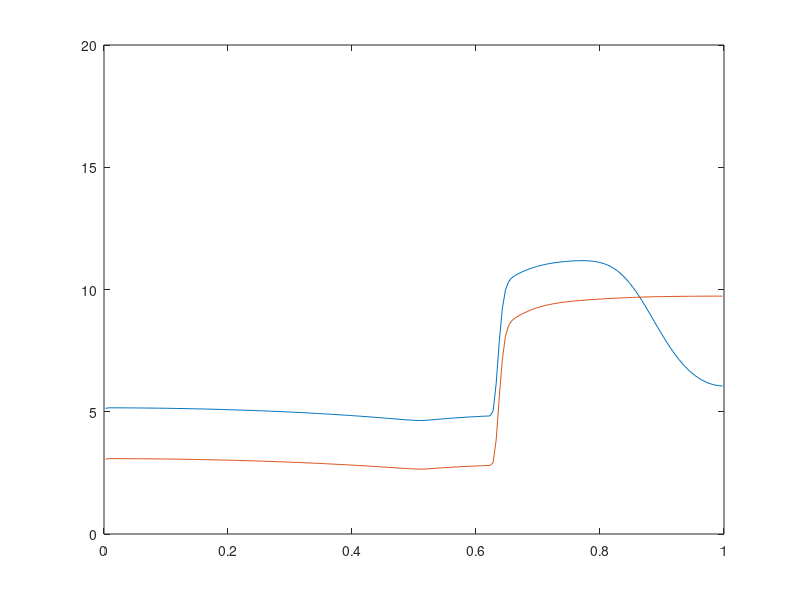

This figure's MATLAB source:
clear all;

% Reseni smisene ulohy pro Eulerovy rovnice
%   rho_t + (rho u)_x = 0
%   (rho u)_t + (rho u^2 + p)_x = 0
%   (rho E)_t + [u (rho E + p)]_x = 0
%
%   p = (kappa-1) * rho * (E - u^2/2)
%
%   rovnice resime ve tvaru W_t + F(W)_x = 0, kde
%   W = [rho, m, e], F(W) = [rho u, rho u^2 + p, u (rho E + p)] 
%   kde m = rho u, e = rho E 
%
%   Na krajich intervalu predpokladam pevne steny
%
kappa = 1.4;

% Delka intervalu a pocet bunek
L = 1;
n = 200;

dx = L / n;
x = dx/2:dx:(L-dx/2);

W(1:3,1:n)  = 0;

% Pocatecni podminka
for i = 1:n
  if (x(i)<0.5)
    W(1:3,i) = [ 12; 0; 1e6/(kappa-1) ];
  else
    W(1:3,i) = [ 1.2; 0; 1e5/(kappa-1) ];
  end
end

plot(x, W(1,:)); axis([0 1 0 20]);
disp("Stiskni enter pro pokracovani"); pause;
t = 0;

for iter = 1:(4*n)
    
  rho = W(1,:);
  u   = W(2,:) ./ rho;
  E   = W(3,:) ./ rho;

  p = (kappa-1) * rho .* (E - 0.5*u.*u);
  a = sqrt(kappa * p ./ rho);

  FF(1,:) = rho .* u;
  FF(2,:) = rho .* u.^2 + p;
  FF(3,:) = u .* (rho .* E + p);

  % Vypocet spektralniho polomeru jakobianu
  sigma = abs(u) + a;
  %
  
  dt = 0.4 * dx / max(sigma);
  
  % Numericky tok na leve a prave casti intervalu
  pb = p(1);
  F(:,1) = [0; pb; 0];

  pb = p(n);
  F(:,n+1) = [0; pb; 0];
  
  % Numericky tok f
  for i = 2:n
    sl = min( u(i-1)-a(i-1), u(i)-a(i) );
    sr = max( u(i-1)+a(i-1), u(i)+a(i) );

    Wl = W(:,i-1);
    Wr = W(:,i);
    
    Fl = FF(:,i-1);
    Fr = FF(:,i);
    
    if (0<=sl)
      F(:,i) = Fl;
    elseif (0<sr)
      F(:,i) = (sr*Fl - sl*Fr + sl*sr*(Wr-Wl)) / (sr-sl);
    else
      F(:,i) = Fr;
    end

  end
  
  W(:,1:n) = W(:,1:n) - dt/dx * (F(:,2:n+1) - F(:,1:n));
  t = t + dt;
  
  if (mod(iter,10)==0)
    plot(x, W(1,:), x, p/1e5); axis([0 1 0 20]);
    pause(1);
  end
end

